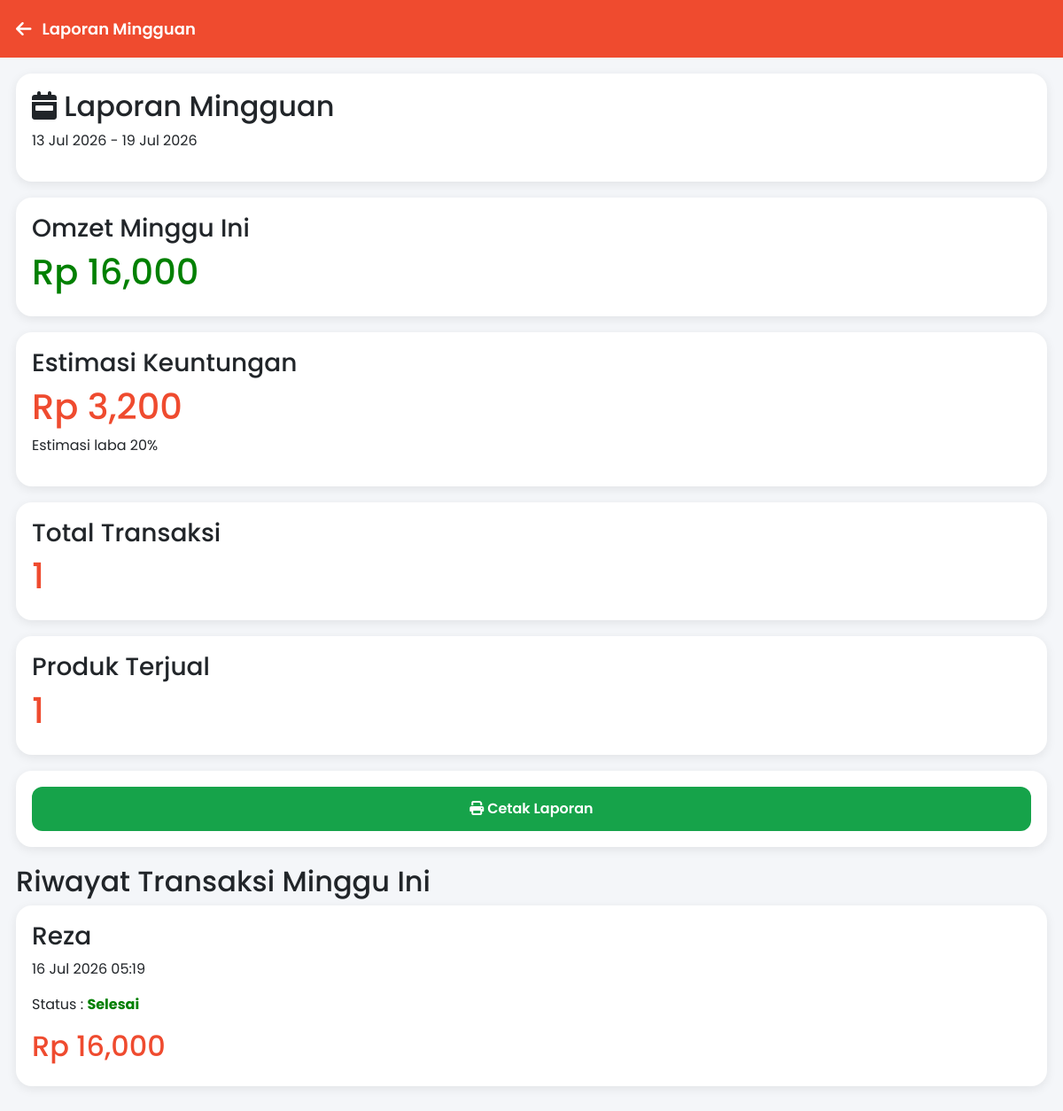
The page /admin/laporan/laporan_mingguan.php (signed in) on the database its author committed.
### tables this page shows
CREATE TABLE `pesanan` (
  `id_pesanan` int(11) NOT NULL,
  `id_user` int(11) DEFAULT NULL,
  `alamat` text DEFAULT NULL,
  `id_alamat` int(11) DEFAULT NULL,
  `tanggal` datetime DEFAULT current_timestamp(),
  `subtotal` decimal(12,2) DEFAULT NULL,
  `ongkir` decimal(12,2) DEFAULT NULL,
  `total` decimal(12,2) DEFAULT NULL,
  `metode_pembayaran` varchar(50) DEFAULT NULL,
  `bukti_transfer` varchar(255) DEFAULT NULL,
  `status` enum('Menunggu Pembayaran','Diproses','Dikirim','Selesai','Dibatalkan') DEFAULT 'Menunggu Pembayaran',
  `status_sebelumnya` varchar(50) DEFAULT NULL
);

CREATE TABLE `users` (
  `id_user` int(11) NOT NULL,
  `nama` varchar(100) NOT NULL,
  `email` varchar(100) NOT NULL,
  `password` varchar(255) NOT NULL,
  `reset_token` varchar(255) DEFAULT NULL,
  `reset_expired` datetime DEFAULT NULL,
  `no_hp` varchar(20) DEFAULT NULL,
  `foto` varchar(255) DEFAULT 'default.png',
  `role` enum('admin','user') DEFAULT 'user',
  `created_at` timestamp NULL DEFAULT current_timestamp()
);

### admin/laporan/laporan_mingguan.php (the view, shortened to what this page needs)
<?php
include '../../config/koneksi.php';
include '../../layout/header_admin.php';
include '../../layout/page_header_admin.php';
$awal=date("Y-m-d",strtotime("monday this week"));
$akhir=date("Y-m-d",strtotime("sunday this week"));
$omzet=mysqli_fetch_assoc(mysqli_query($conn,"
SELECT IFNULL(SUM(total),0) total
FROM pesanan
WHERE DATE(tanggal)
BETWEEN '$awal' AND '$akhir'
AND status='Selesai'
"));
$trx=mysqli_fetch_assoc(mysqli_query($conn,"
SELECT COUNT(*) total
FROM pesanan
WHERE DATE(tanggal)
BETWEEN '$awal' AND '$akhir'
AND status='Selesai'
"));
$produk=mysqli_fetch_assoc(mysqli_query($conn,"
SELECT IFNULL(SUM(qty),0) total
FROM detail_pesanan
JOIN pesanan
ON detail_pesanan.id_pesanan=pesanan.id_pesanan
WHERE DATE(tanggal)
BETWEEN '$awal' AND '$akhir'
AND pesanan.status='Selesai'
"));
$keuntungan=$omzet['total']*20/100;
$data=mysqli_query($conn,"
SELECT
pesanan.*,
users.nama
FROM pesanan
JOIN users
ON pesanan.id_user=users.id_user
WHERE DATE(tanggal)
BETWEEN '$awal' AND '$akhir'
AND status='Selesai'
ORDER BY tanggal DESC
");
?>
<div class="page-content">
<div class="card">
<h2>
<i class="fa-solid fa-calendar-week"></i>
Laporan Mingguan
</h2>
<p>
<?= date("d M Y",strtotime($awal)); ?>
-
<?= date("d M Y",strtotime($akhir)); ?>
</p>
</div>
<div class="card">
<h3>Omzet Minggu Ini</h3>
<h1 style="color:green;">
Rp <?= number_format($omzet['total']); ?>
</h1>
</div>
<div class="card">
<h3>Estimasi Keuntungan</h3>
<h1 style="color:#ef4b2f;">
Rp <?= number_format($keuntungan); ?>
</h1>
<p>Estimasi laba 20%</p>
</div>
<div class="card">
<h3>Total Transaksi</h3>
<h1 style="color:#ef4b2f;">
<?= $trx['total']; ?>
</h1>
</div>
<div class="card">
<h3>Produk Terjual</h3>
<h1 style="color:#ef4b2f;">
<?= $produk['total']; ?>
</h1>
</div>
<div class="card">
<a
href="#"
onclick="window.print()"
class="btn-success"
>
<i class="fa-solid fa-print"></i>
Cetak Laporan
</a>
</div>
<h2 style="margin-top:20px;">
Riwayat Transaksi Minggu Ini
</h2>
<?php while($row=mysqli_fetch_assoc($data)){ ?>
<div class="card">
<h3>
<?= $row['nama']; ?>
</h3>
<p>
<?= date("d M Y H:i",strtotime($row['tanggal'])); ?>
</p>
<p>
Status :
<b style="color:green;">
<?= $row['status']; ?>
</b>
</p>
<h2 style="color:#ef4b2f;">
Rp <?= number_format($row['total']); ?>
</h2>
</div>
<?php } ?>
</div>
</body>
</html>

### layout/header_admin.php (style rules this page uses)
* { margin:0; padding:0; box-sizing:border-box; font-family:'Poppins',sans-serif; }
body { background:#f4f6f9; }
.page-content { padding:18px; padding-bottom:50px; }
.card { background:white; padding:18px; margin-bottom:18px; border-radius:18px; border:none; box-shadow:0 3px 12px rgba(0,0,0,.08); transition:.25s; }
.btn-primary, .btn-success, .btn-warning, .btn-danger { display:block; width:100%; padding:13px; border:none; border-radius:12px; text-decoration:none; text-align:center; font-weight:600; color:white; cursor:pointer; transition:.3s; }
.btn-success { background:#16a34a; }

### rows shown on the page
pesanan: id_user.nama "Reza", tanggal "16 Jul 2026 05:19", status "Selesai", total "16,000"

### other values the page prints
$judul "Laporan Mingguan"
$omzet['total'] "16,000"
$keuntungan "3,200"
$trx['total'] "1"
$produk['total'] "1"
